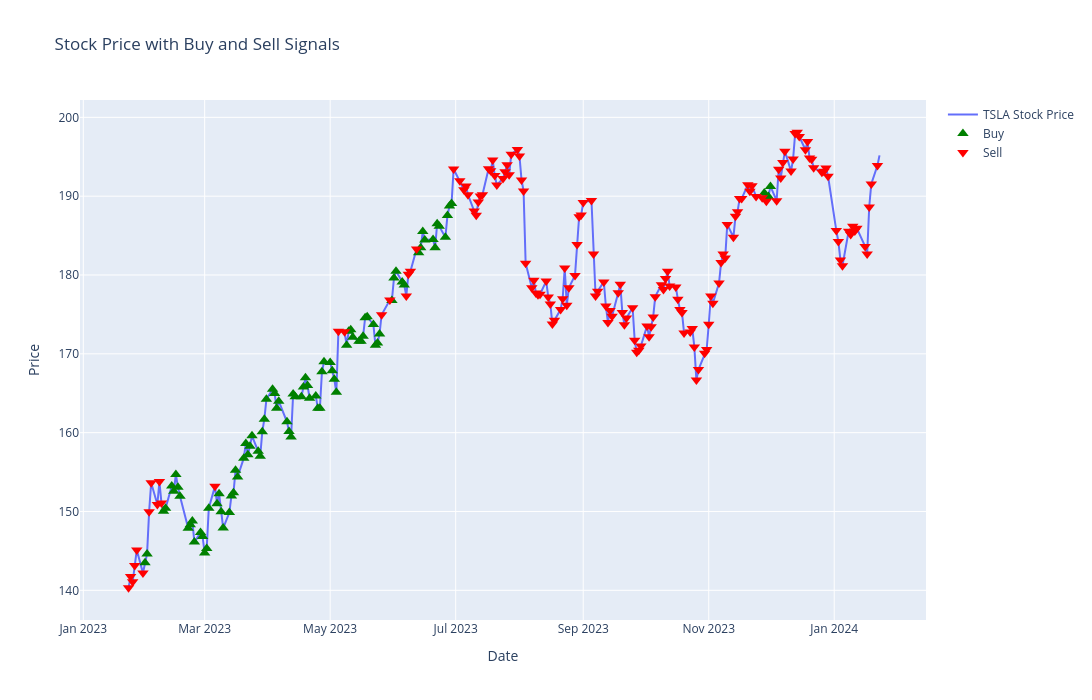

Source (notebook cell):
### Code cell
fig = go.Figure()
fig.add_trace(go.Scatter(x=np.array(date_test).flatten(), y=stock_data["Adj Close"].iloc[test_index:], mode='lines', name='TSLA Stock Price'))

# Buy and sell signals
buy_signals = signals[signals['Signal_Pred'] == 1]
sell_signals = signals[signals['Signal_Pred'] == 0]

# Ensure that buy and sell prices are aligned with the signals by matching on the 'Date' column
buy_prices = stock_data[stock_data['Date'].isin(buy_signals['Date'])]["Adj Close"]
sell_prices = stock_data[stock_data['Date'].isin(sell_signals['Date'])]["Adj Close"]


# Plot buy signals
fig.add_trace(go.Scatter(
    x=buy_signals['Date'], 
    y=buy_prices, 
    mode='markers', 
    name='Buy', 
    marker=dict(color='green', size=10, symbol='triangle-up')
))


# Plot sell signals
fig.add_trace(go.Scatter(
    x=sell_signals['Date'], 
    y=sell_prices, 
    mode='markers', 
    name='Sell', 
    marker=dict(color='red', size=10, symbol='triangle-down')
))


# Update layout
fig.update_layout(
    title='Stock Price with Buy and Sell Signals',
    xaxis_title='Date',
    yaxis_title='Price',
    xaxis_rangeslider_visible=False,
    height = 700,
    width=1280
)

# Show the plot
pyo.iplot(fig)

### Figure 1 — Plotly figure (JSON) as saved in the notebook; plotly's stock layout.template omitted (floating-point values rounded to 4 significant figures; data arrays with more than 128 entries replaced by an {"elided": "..."} marker saying what was removed)
{"data": [{"mode": "lines", "name": "TSLA Stock Price", "type": "scatter", "x": {"elided": "252 str values"}, "y": {"elided": "252 float values"}}, {"marker": {"color": "green", "size": 10, "symbol": "triangle-up"}, "mode": "markers", "name": "Buy", "type": "scatter", "x": ["2023-01-31T00:00:00", "2023-02-01T00:00:00", "2023-02-09T00:00:00", "2023-02-10T00:00:00", "2023-02-13T00:00:00", "2023-02-14T00:00:00", "2023-02-15T00:00:00", "2023-02-16T00:00:00", "2023-02-17T00:00:00", "2023-02-21T00:00:00", "2023-02-22T00:00:00", "2023-02-23T00:00:00", "2023-02-24T00:00:00", "2023-02-27T00:00:00", "2023-02-28T00:00:00", "2023-03-01T00:00:00", "2023-03-02T00:00:00", "2023-03-03T00:00:00", "2023-03-07T00:00:00", "2023-03-08T00:00:00", "2023-03-09T00:00:00", "2023-03-10T00:00:00", "2023-03-13T00:00:00", "2023-03-14T00:00:00", "2023-03-15T00:00:00", "2023-03-16T00:00:00", "2023-03-17T00:00:00", "2023-03-20T00:00:00", "2023-03-21T00:00:00", "2023-03-22T00:00:00", "2023-03-23T00:00:00", "2023-03-24T00:00:00", "2023-03-27T00:00:00", "2023-03-28T00:00:00", "2023-03-29T00:00:00", "2023-03-30T00:00:00", "2023-03-31T00:00:00", "2023-04-03T00:00:00", "2023-04-04T00:00:00", "2023-04-05T00:00:00", "2023-04-06T00:00:00", "2023-04-10T00:00:00", "2023-04-11T00:00:00", "2023-04-12T00:00:00", "2023-04-13T00:00:00", "2023-04-14T00:00:00", "2023-04-17T00:00:00", "2023-04-18T00:00:00", "2023-04-19T00:00:00", "2023-04-20T00:00:00", "2023-04-21T00:00:00", "2023-04-24T00:00:00", "2023-04-25T00:00:00", "2023-04-26T00:00:00", "2023-04-27T00:00:00", "2023-04-28T00:00:00", "2023-05-01T00:00:00", "2023-05-02T00:00:00", "2023-05-03T00:00:00", "2023-05-04T00:00:00", "2023-05-09T00:00:00", "2023-05-10T00:00:00", "2023-05-11T00:00:00", "2023-05-12T00:00:00", "2023-05-15T00:00:00", "2023-05-16T00:00:00", "2023-05-17T00:00:00", "2023-05-18T00:00:00", "2023-05-19T00:00:00", "2023-05-22T00:00:00", "2023-05-23T00:00:00", "2023-05-24T00:00:00", "2023-05-25T00:00:00", "2023-05-31T00:00:00", "2023-06-01T00:00:00", "2023-06-02T00:00:00", "2023-06-05T00:00:00", "2023-06-06T00:00:00", "2023-06-13T00:00:00", "2023-06-14T00:00:00", "2023-06-15T00:00:00", "2023-06-16T00:00:00", "2023-06-20T00:00:00", "2023-06-21T00:00:00", "2023-06-22T00:00:00", "2023-06-23T00:00:00", "2023-06-26T00:00:00", "2023-06-27T00:00:00", "2023-06-28T00:00:00", "2023-06-29T00:00:00", "2023-11-28T00:00:00", "2023-11-30T00:00:00", "2023-12-01T00:00:00"], "y": [143.5, 144.6, 150.0, 150.4, 153.2, 152.6, 154.7, 153.1, 151.9, 147.9, 148.3, 148.8, 146.1, 147.3, 146.8, 144.7, 145.3, 150.4, 151.0, 152.3, 150.0, 147.9, 149.9, 152.0, 152.4, 155.2, 154.4, 156.8, 158.6, 157.2, 158.3, 159.6, 157.6, 157.0, 160.1, 161.7, 164.2, 165.5, 165.0, 163.1, 164.0, 161.4, 160.2, 159.5, 164.9, 164.5, 164.6, 165.8, 167.0, 166.0, 164.4, 164.7, 163.1, 163.1, 167.7, 169.0, 168.9, 167.9, 166.8, 165.1, 171.1, 172.9, 173.0, 172.1, 171.6, 171.6, 172.2, 174.6, 174.7, 173.7, 171.1, 171.4, 172.5, 176.8, 179.6, 180.5, 179.1, 178.7, 182.8, 183.5, 185.5, 184.4, 184.5, 183.5, 186.5, 186.2, 184.8, 187.6, 188.7, 189.1, 190.4, 189.9, 191.2]}, {"marker": {"color": "red", "size": 10, "symbol": "triangle-down"}, "mode": "markers", "name": "Sell", "type": "scatter", "x": {"elided": "158 str values"}, "y": {"elided": "158 float values"}}], "layout": {"height": 700, "title": {"text": "Stock Price with Buy and Sell Signals"}, "width": 1280, "xaxis": {"rangeslider": {"visible": false}, "title": {"text": "Date"}}, "yaxis": {"title": {"text": "Price"}}}}
